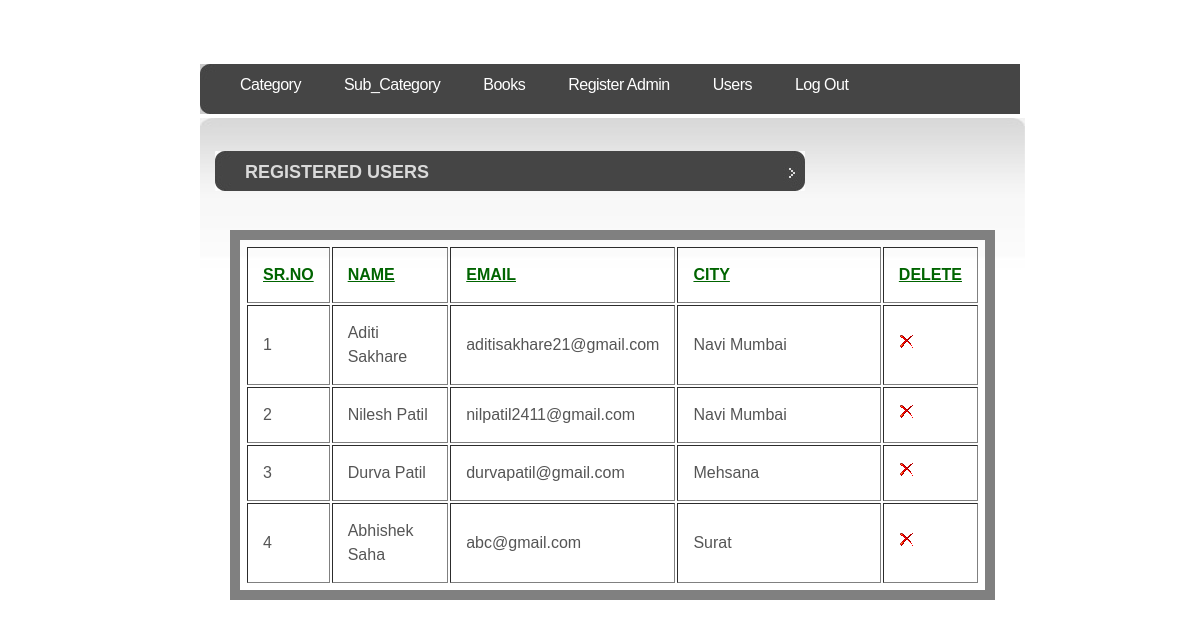
/admin/users.php, run on the app's committed database.
### tables this page shows
CREATE TABLE `user` (
  `u_id` int(4) NOT NULL,
  `u_fnm` varchar(35) NOT NULL,
  `u_unm` varchar(25) NOT NULL,
  `u_pwd` varchar(20) NOT NULL,
  `u_gender` varchar(7) NOT NULL,
  `u_email` varchar(35) NOT NULL,
  `u_contact` varchar(12) NOT NULL,
  `u_city` varchar(20) NOT NULL
);

### admin/users.php (the view, shortened to what this page needs)
<?php
require('includes/config.php');
	$q="select * from user";
	 $res=mysqli_query($conn,$q) or die("Can't Execute Query...");
	?>
<!DOCTYPE html>
<html>
<head>
		<?php
			include("includes/head.inc.php");
		?>
</head>
<body>
<div id="header">
	<div id="menu">
		<?php
			include("includes/menu.inc.php");
		?>
	</div>
</div>
<div id="page">
	<div id="content">
		<div class="post">
			<h2>&nbsp;&nbsp; REGISTERED USERS </h2>
		    <br/>
			<div class="entry">
					<table border='1' WIDTH='100%'>
						<tr>
								<td WIDTH='10%' style="color:darkgreen"><b><u>SR.NO</u></b>
								<TD style="color:darkgreen" WIDTH='20%'><b><u>NAME</u></b>
								<TD style="color:darkgreen" WIDTH='20%'><b><u>EMAIL</u></b>
								<TD style="color:darkgreen" WIDTH='50%'><b><u>CITY</u></b>
								<TD style="color:darkgreen" WIDTH='25%'><b><u>DELETE</u></b>
						</tr>
						<?php
							$count=1;
							while($row=mysqli_fetch_assoc($res))
							{
							echo '<tr>
										<td>'.$count.'
										<td>'.$row['u_fnm'].'
										<td>'.$row['u_email'].'
										<td>'.$row['u_city'].'
										<td><a href="process_del_user.php?sid='.$row['u_id'].'"><img src="images/drop.png" ></a>
									</tr>';
									$count++;
							}
						?>
					</TABLE>
			</div>
		</div>
	</div>
	<div style="clear: both;">&nbsp;</div>
</div>
</body>
</html>

### admin/default.css (style rules this page uses)
body { margin: 0 auto; max-width: 50em; font-family: "Helvetica", "Arial", sans-serif; line-height: 1.5; padding: 4em 1em; color: #555; }
h1, h2 { margin-top: 1em; padding-top: 1em; color: #333; }
h2 { font-size: 23px; }
a:link { color: #4E8006; }
img { border: none; }
#header { width: 820px; height: 52px; margin: 0 auto; background: url(images/img02.jpg) no-repeat left top; }
#menu { float: left; width: 820px; height: 54px; }
#page { width: 850px; margin: 0 auto; }
#content { float: left; width: 825px; background: url(images/img10.jpg) no-repeat left top; }
.post { padding: 15px 15px; }
.post h2 { height: 32px; padding: 8px 0 0 15px; background: url(images/img09.jpg) no-repeat left top; font-size: 18px; color: #DADADA; }
.post .entry { padding: 0 15px; }

### admin/users.php (style rules this page uses)
table { padding:5px;border:10px solid gray }
td,th { padding:15px }

### data on the page
user: u_fnm "Aditi Sakhare", u_email "aditisakhare21@gmail.com", u_city "Navi Mumbai"
user: u_fnm "Nilesh Patil", u_email "nilpatil2411@gmail.com", u_city "Navi Mumbai"
user: u_fnm "Durva Patil", u_email "durvapatil@gmail.com", u_city "Mehsana"
user: u_fnm "Abhishek Saha", u_email "abc@gmail.com", u_city "Surat"
